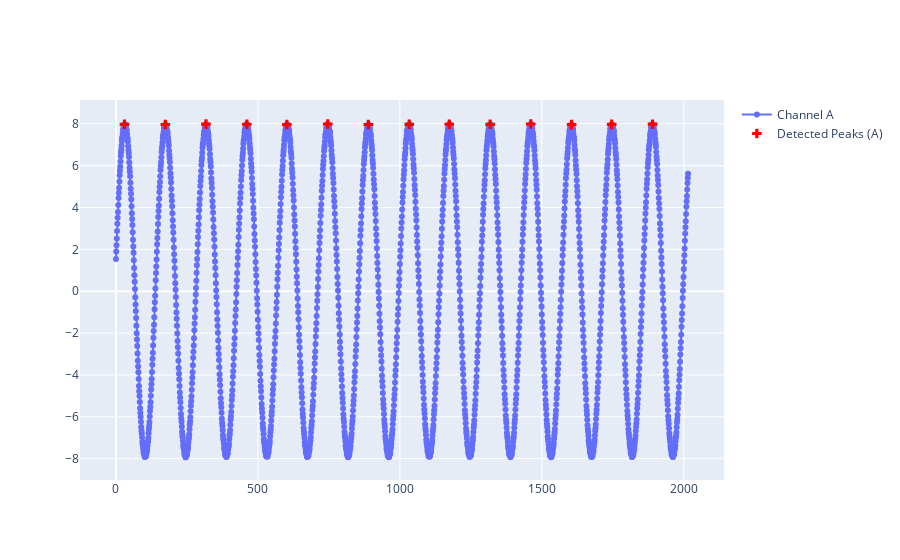

Source (notebook cell):
### Code cell
fig = go.Figure()
fig.add_trace(go.Scatter(
    y=time_series_B,
    mode='lines+markers',
    name='Channel A'
))

fig.add_trace(go.Scatter(
    x=indices,
    y=[time_series_B[j] for j in indices],
    mode='markers',
    marker=dict(
        size=8,
        color='red',
        symbol='cross'
    ),
    name='Detected Peaks (A)'
))

fig.show()

### Figure 1 — Plotly figure (JSON) as saved in the notebook; plotly's stock layout.template omitted (floating-point values rounded to 4 significant figures; data arrays with more than 128 entries replaced by an {"elided": "..."} marker saying what was removed)
{"data": [{"mode": "lines+markers", "name": "Channel A", "type": "scatter", "y": {"elided": "2016 float values"}}, {"marker": {"color": "red", "size": 8, "symbol": "cross"}, "mode": "markers", "name": "Detected Peaks (A)", "type": "scatter", "x": [30, 174, 317, 461, 602, 746, 889, 1033, 1174, 1318, 1461, 1605, 1746, 1890], "y": [7.972, 7.965, 7.982, 7.978, 7.963, 7.989, 7.967, 7.976, 7.978, 7.976, 7.989, 7.957, 7.973, 7.981]}], "layout": {}}
